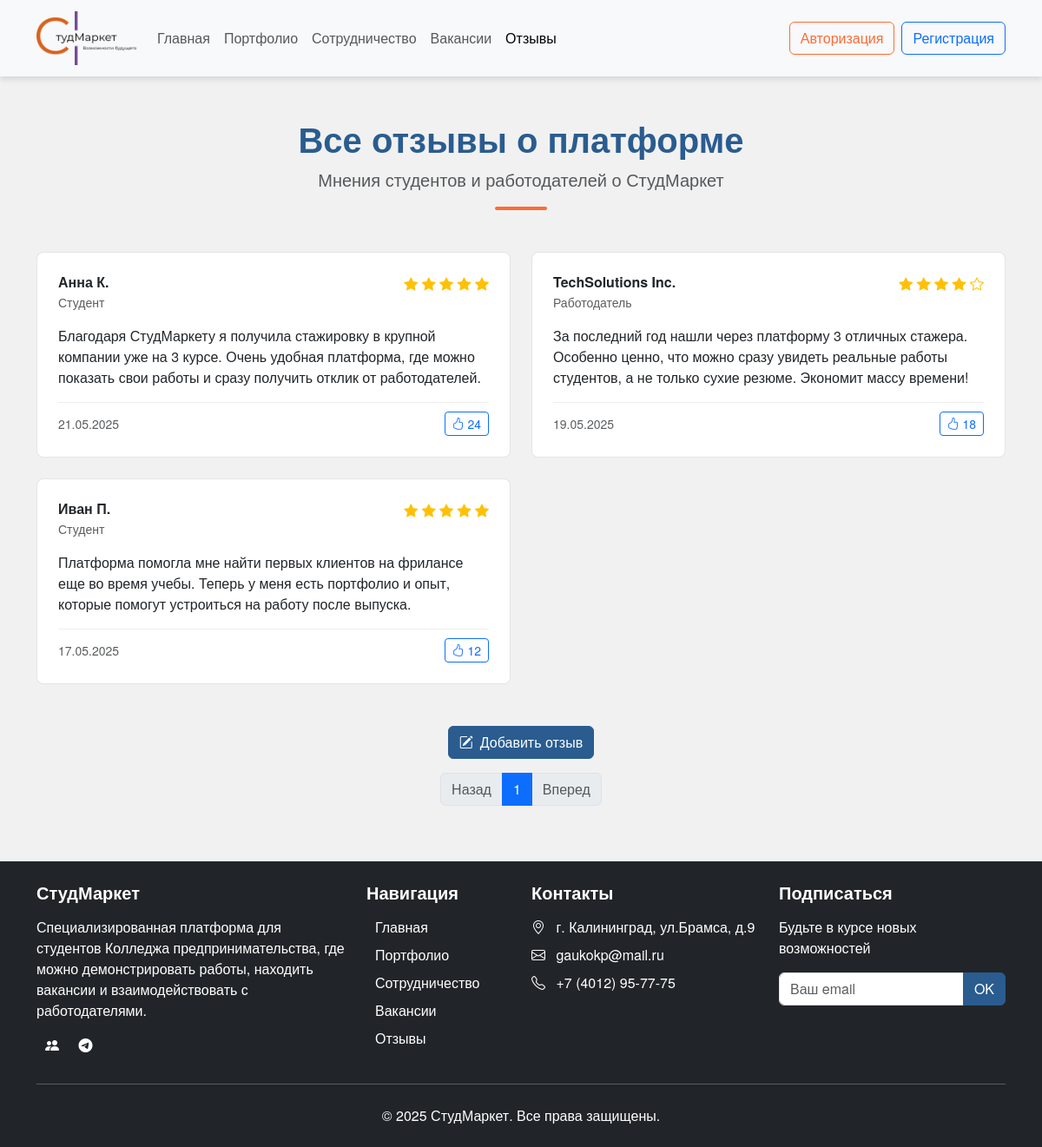
The app's page /files/all_reviews.php with its own data.
### tables this page shows
CREATE TABLE `reviews` (
  `id` int(11) NOT NULL,
  `user_id` int(11) NOT NULL,
  `rating` tinyint(4) NOT NULL,
  `text` text NOT NULL,
  `created_at` timestamp NULL DEFAULT CURRENT_TIMESTAMP
);

CREATE TABLE `users` (
  `id` int(11) NOT NULL,
  `name` varchar(100) NOT NULL,
  `email` varchar(100) NOT NULL,
  `password` varchar(255) NOT NULL,
  `user_type` enum('student','employer') NOT NULL,
  `phone` varchar(20) DEFAULT NULL,
  `created_at` timestamp NULL DEFAULT CURRENT_TIMESTAMP,
  `avatar_path` varchar(255) DEFAULT 'img/no-image.png'
);

### files/all_reviews.php (the view, shortened to what this page needs)
<?php
require_once("../config/link.php");
$isLoggedIn = isset($_SESSION['user_id']);
$current_page = isset($_GET['page']) ? (int)$_GET['page'] : 1;
$limit = 10;
$offset = ($current_page - 1) * $limit;
$sql = "SELECT r.*, u.name as user_name, u.user_type, (SELECT COUNT(*) FROM likes WHERE review_id = r.id AND is_active = 1) as like_count, (SELECT SUM(like_currect) FROM likes WHERE review_id = r.id) as like_currect_sum FROM reviews r JOIN users u ON r.user_id = u.id ORDER BY r.created_at DESC LIMIT $limit OFFSET $offset";
$reviews = mysqli_query($conn, $sql);
$total_reviews = mysqli_fetch_assoc(mysqli_query($conn, "SELECT COUNT(*) as count FROM reviews"))['count'];
$total_pages = ceil($total_reviews / $limit);
?>
<!DOCTYPE html>
<html lang="ru">
<head>
    <link rel="stylesheet" href="../css/bootstrap.min.css">
    <link rel="stylesheet" href="https://cdn.jsdelivr.net/npm/bootstrap-icons@1.11.1/font/bootstrap-icons.css">
    <link rel="stylesheet" href="../style.css">
</head>
<body class="d-flex flex-column min-vh-100">
<div class="flex-grow-1">
    <nav class="navbar navbar-expand-lg navbar-light bg-light sticky-top">
        <div class="container">
            <a class="navbar-brand" href="../index.php">
                <img class="logo" src="../img/img5.png" alt="Логотип">
            </a>
            <div class="collapse navbar-collapse" id="navbarNav">
                <ul class="navbar-nav me-auto mb-2 mb-lg-0">
                    <?php
                    if ($isLoggedIn)
                    {
                    ?>
                    <li class="nav-item">
                        <a class="nav-link" href="../profile.php">Главная</a>
                    </li>
                    <?php
                    }
                    else
                    {
                    ?>
                    <li class="nav-item">
                        <a class="nav-link" href="../index.php">Главная</a>
                    </li>
                    <?php
                    }
                    ?>
                    <li class="nav-item">
                        <a class="nav-link" href="portfolio.php">Портфолио</a>
                    </li>
                    <li class="nav-item">
                        <a class="nav-link" href="cooperation.php">Сотрудничество</a>
                    </li>
                    <li class="nav-item">
                        <a class="nav-link" href="vacancies.php">Вакансии</a>
                    </li>
                    <li class="nav-item">
                        <a class="nav-link active" aria-current="page" href="all_reviews.php">Отзывы</a>
                    </li>
                </ul>
                <div class="d-flex">
                    <?php
                    if ($isLoggedIn)
                    {
                    ?>
                        <a href="logout.php" class="btn btn-outline-danger">
                            <i class="bi bi-box-arrow-right"></i> Выйти
                        </a>
                    <?php
                    }
                    else
                    {
                    ?>
                        <button class="btn btn-outline-light me-2" data-bs-toggle="modal" data-bs-target="#loginModal">Авторизация</button>
                        <button class="btn btn-outline-primary" data-bs-toggle="modal" data-bs-target="#registerModal">Регистрация</button>
                    <?php
                    }
                    ?>
                </div>
            </div>
        </div>
    </nav>
    <section class="reviews-section py-5">
        <div class="container">
            <div class="section-header text-center mb-5">
                <h2 class="display-5 fw-bold">Все отзывы о платформе</h2>
                <p class="lead text-muted">Мнения студентов и работодателей о СтудМаркет</p>
                <div class="divider mx-auto"></div>
            </div>
            <div class="row g-4">
            <?php
            while($review = mysqli_fetch_assoc($reviews))
            {
                $isLiked = false;
                $likeTotal = $review['like_count'] + ($review['like_currect_sum'] ?? 0);
            ?>
                <div class="col-lg-6">
                    <div class="review-card p-4 bg-white rounded-3 h-100">
                        <div class="review-header d-flex justify-content-between mb-3">
                            <div class="reviewer-info">
                                <h6 class="mb-1"><?= htmlspecialchars($review['user_name']) ?></h6>
                                <p class="text-muted small mb-0">
                                    <?= $review['user_type'] === 'employer' ? 'Работодатель' : 'Студент' ?>
                                </p>
                            </div>
                            <div class="rating">
                                <div class="stars">
                                    <?php
                                    for ($i = 1; $i <= 5; $i++)
                                    {
                                    ?>
                                        <i class="bi bi-star<?= $i <= $review['rating'] ? '-fill' : '' ?> text-warning"></i>
                                    <?php
                                    }
                                    ?>
                                </div>
                            </div>
                        </div>
                        <div class="review-body">
                            <p class="mb-3"><?= nl2br(htmlspecialchars($review['text'])) ?></p>
                        </div>
                        <div class="review-footer d-flex justify-content-between align-items-center">
                            <p class="text-muted small mb-0">
                                <?= date('d.m.Y', strtotime($review['created_at'])) ?>
                            </p>
                            <?php
                            if ($isLoggedIn)
                            {
                            ?>
                                <a href="all_reviews.php?page=<?= $current_page ?>&action=<?= $isLiked ? 'unlike' : 'like' ?>&id=<?= $review['id'] ?>"
                                class="btn btn-sm <?= $isLiked ? 'btn-primary' : 'btn-outline-primary' ?> like-btn">
                                    <i class="bi bi-hand-thumbs-up"></i>
                                    <span class="like-count"><?= $likeTotal ?></span>
                                </a>
                            <?php
                            }
                            else
                            {
                            ?>
                                <button class="btn btn-sm btn-outline-primary like-btn" data-bs-toggle="modal" data-bs-target="#loginModal">
                                    <i class="bi bi-hand-thumbs-up"></i>
                                    <span class="like-count"><?= $likeTotal ?></span>
                                </button>
                            <?php
                            }
                            ?>
                        </div>
                    </div>
                </div>
                <?php
                }
                ?>
            </div>
            <div class="text-center mt-5">
                <?php
                if ($isLoggedIn)
                {
                ?>
                <button class="btn btn-primary" data-bs-toggle="modal" data-bs-target="#addReviewModal">
                    <i class="bi bi-pencil-square me-2"></i>Добавить отзыв
                </button>
                <?php
                }
                else
                {
                ?>
                <button class="btn btn-primary" data-bs-toggle="modal" data-bs-target="#loginModal">
                    <i class="bi bi-pencil-square me-2"></i>Добавить отзыв
                </button>
                <?php
                }
                ?>
            </div>
            <nav aria-label="Page navigation" class="mt-3">
                <ul class="pagination justify-content-center">
                    <li class="page-item <?= ($current_page == 1) ? 'disabled' : '' ?>">
                        <a class="page-link" href="all_reviews.php?page=<?= $current_page - 1 ?>" tabindex="-1">Назад</a>
                    </li>
                    <?php
                    for ($i = 1; $i <= $total_pages; $i++)
                    {
                    ?>
                        <li class="page-item <?= ($current_page == $i) ? 'active' : '' ?>">
                            <a class="page-link" href="all_reviews.php?page=<?= $i ?>"><?= $i ?></a>
                        </li>
                    <?php
                    }
                    ?>
                    <li class="page-item <?= ($current_page >= $total_pages) ? 'disabled' : '' ?>">
                        <a class="page-link" href="all_reviews.php?page=<?= $current_page + 1 ?>">Вперед</a>
                    </li>
                </ul>
            </nav>
        </div>
    </section>
</div>
<?php
    require_once("footer.php");
?>
</body>
</html>

### files/footer.php
<footer class="bg-dark text-white py-4">
    <div class="container">
        <div class="row">
            <div class="col-md-4 mb-4 mb-md-0">
                <h5 class="mb-3">СтудМаркет</h5>
                <p>Специализированная платформа для студентов Колледжа предпринимательства, где можно демонстрировать работы, находить вакансии и взаимодействовать с работодателями.</p>
                <div class="social-icons">
                    <a href="https://vk.com/studmarket39" class="text-white me-2"><i class="bi bi-people-fill"></i></a>
                    <a href="https://t.me/StudMarket_bot" class="text-white"><i class="bi bi-telegram"></i></a>
                </div>
            </div>
            <div class="col-md-2 mb-4 mb-md-0">
                <h5 class="navigation mb-3">Навигация</h5>
                <ul class="list-navigation list-unstyled">
                <?php
                if ($isLoggedIn)
                {
                ?>
                    <li class="mb-2"><a href="../profile.php" class="text-white text-decoration-none">Главная</a></li>
                <?php
                }
                else
                {
                ?>
                    <li class="mb-2"><a href="../index.php" class="text-white text-decoration-none">Главная</a></li>
                <?php
                }
                ?>
                    <li class="mb-2"><a href="../files/portfolio.php" class="text-white text-decoration-none">Портфолио</a></li>
                    <li class="mb-2"><a href="../files/cooperation.php" class="text-white text-decoration-none">Сотрудничество</a></li>
                    <li class="mb-2"><a href="../files/vacancies.php" class="text-white text-decoration-none">Вакансии</a></li>
                    <li><a href="../files/all_reviews.php" class="text-white text-decoration-none">Отзывы</a></li>
                </ul>
            </div>
            <div class="col-md-3 mb-4 mb-md-0">
                <h5 class="mb-3">Контакты</h5>
                <ul class="list-unstyled">
                    <li class="mb-2"><i class="bi bi-geo-alt me-2"></i> г. Калининград, ул.Брамса, д.9</li>
                    <li class="mb-2"><i class="bi bi-envelope me-2"></i> gaukokp@mail.ru</li>
                    <li><i class="bi bi-telephone me-2"></i> +7 (4012) 95-77-75</li>
                </ul>
            </div>
            <div class="col-md-3">
                <h5 class="mb-3">Подписаться</h5>
                <p>Будьте в курсе новых возможностей</p>
                <div class="input-group mb-3">
                    <input type="email" class="form-control" placeholder="Ваш email">
                    <button class="btn btn-primary" type="button">OK</button>
                </div>
            </div>
        </div>
        <hr class="my-4">
        <div class="text-center">
            <p class="mb-0">© 2025 СтудМаркет. Все права защищены.</p>
        </div>
    </div>
</footer>

### style.css (style rules this page uses)
* { padding: 0; margin: 0; }
body { font-family: 'Helvetica Neue', Helvetica, Arial, sans-serif; background-color: #f8f9fa; color: #212529; }
h1, h2, h3, h4, h5, h6 { font-weight: 700; }
a { transition: color 0.3s; }
.navbar { box-shadow: 0 4px 6px rgba(0,0,0,0.1); }
.logo { width: 115px; height: auto; }
.btn-primary { background-color: #2A5C8F; border-color: #2A5C8F; transition: background-color 0.3s; }
.section-header h2 { font-size: 2.5rem; color: #2A5C8F; }
.divider { width: 60px; height: 4px; background-color: #FF6B35; margin: 1rem auto; border-radius: 2px; }
.btn-outline-light { border-color: #FF6B35; color: #FF6B35; }
footer { background-color: #212529; }
footer a { color: #fff; text-decoration: none; margin: 0 10px; transition: color 0.3s; }
footer p { margin-top: 1rem; }
.reviews-section { background-color: #f1f1f1; }
.review-card { transition: transform 0.3s, box-shadow 0.3s; border: 1px solid rgba(0,0,0,0.1); display: flex; flex-direction: column; }
.review-body { flex-grow: 1; }
.review-footer { margin-top: auto; padding-top: 10px; border-top: 1px solid #eee; }
.like-btn { transition: all 0.3s; padding: 0.15rem 0.5rem; }
.like-btn { cursor: pointer; }

### records on screen
reviews: user.name "Анна К.", shows "Студент", rating 5 (drawn), text "Благодаря СтудМаркету я получила стажировку в крупной компании уже на 3 курсе. Очень удобная платформа, где можно показать свои работы и сразу получить отклик от работодателей.", created_at "21.05.2025", likeTotal "24"
reviews: user.name "TechSolutions Inc.", shows "Работодатель", rating 4 (drawn), text "За последний год нашли через платформу 3 отличных стажера. Особенно ценно, что можно сразу увидеть реальные работы студентов, а не только сухие резюме. Экономит массу времени!", created_at "19.05.2025", likeTotal "18"
reviews: user.name "Иван П.", shows "Студент", rating 5 (drawn), text "Платформа помогла мне найти первых клиентов на фрилансе еще во время учебы. Теперь у меня есть портфолио и опыт, которые помогут устроиться на работу после выпуска.", created_at "17.05.2025", likeTotal "12"
